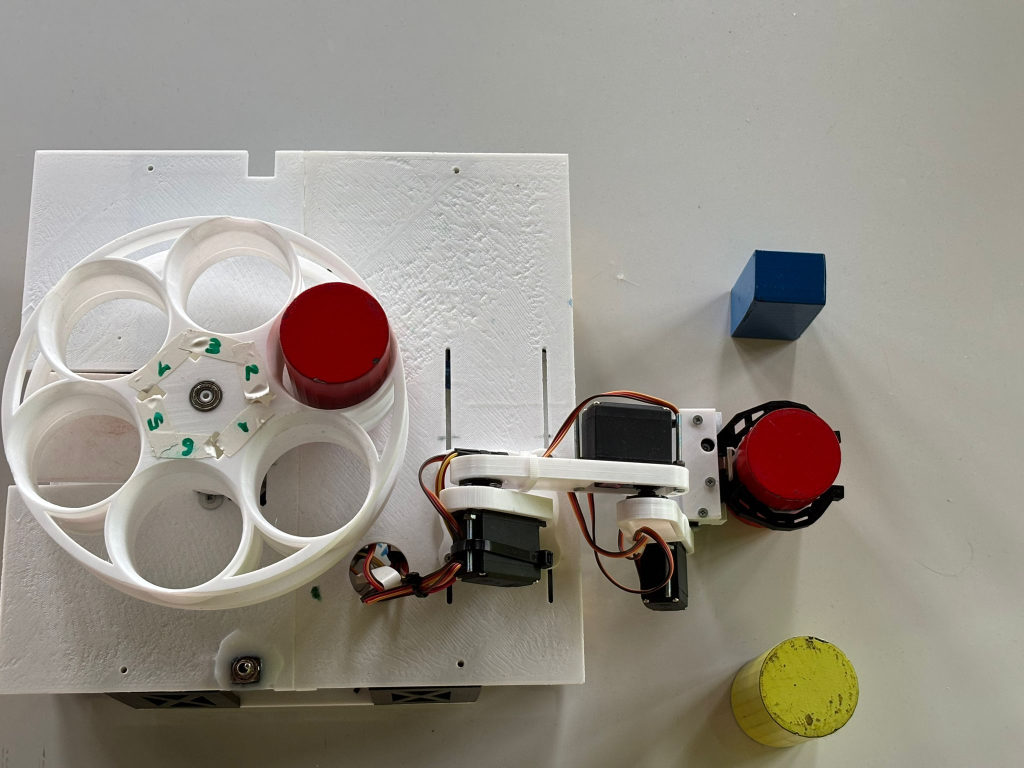
#> input picture WhatsApp Image 2025-05-22 at 16.19.58 (1).jpeg, 2048 x 1536 px, given in place of the camera (shown at 1/2 size)
$ python RilevaColori_Taras_2_Paint.py
#> lines starting #> are read from the running program, lines starting #| are printed output that depends on the picture; after the words box and inside, x2 and y2 are one past the last pixel; in counts of white or black regions, pixels touching at a corner belong together
#> further down, prev_frame is the input picture: shape (1536, 2048, 3); mean B, G, R 136.2, 145.5, 151
# FUNZIONA SOLO SUL PC

import cv2
import numpy as np

def map_to_defined_colors(hsv_frame):
    """
    Efficiently map the HSV frame to defined colors based on hue, saturation, and value using vectorized operations.
    """
    # Create an output frame initialized to black
    mapped_frame = np.zeros_like(hsv_frame)

    # Extract the HSV channels
    hue = hsv_frame[:, :, 0]
    sat = hsv_frame[:, :, 1]
    val = hsv_frame[:, :, 2]

    # Apply the conditions for each color
    # BLACK
    black_mask = val < 50
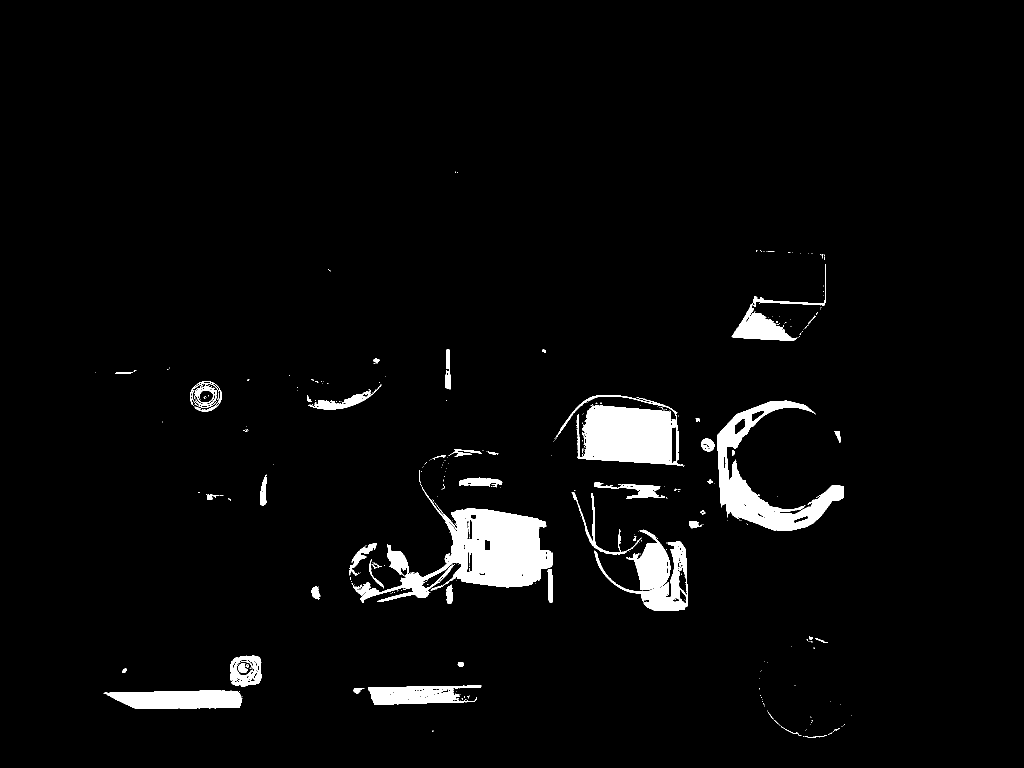
#> black_mask: shape (1536, 2048) bool (shown at 1/2 size); 3.7% white; 337 white regions (279 under 20 px), largest, box (x1, y1, x2, y2) and area: (703, 973, 1106, 1206) 30639, (1116, 790, 1369, 933) 20207, (1434, 801, 1688, 1062) 18005
    mapped_frame[black_mask] = [0, 0, 0]

    # WHITE (Only very light values with low saturation)
    white_mask = (sat < 30) & (val >= 200)
#> white_mask: shape (1536, 2048) bool; 10.1% white; 4399 white regions (3931 under 20 px), largest, box (x1, y1, x2, y2) and area: (0, 300, 1378, 1233) 253568, (180, 598, 334, 669) 4657, (1093, 609, 1151, 895) 4372
    mapped_frame[white_mask] = [0, 0, 255]

    # GREY (Low saturation, moderate value)
    grey_mask = (sat < 30) & (val >= 50) & (val < 200)
#> grey_mask: shape (1536, 2048) bool; 54.1% white; 4883 black regions (4377 under 20 px), largest, box (x1, y1, x2, y2) and area: (0, 300, 1856, 1536) 1381100, (180, 598, 334, 669) 4657, (379, 761, 445, 824) 2580
    mapped_frame[grey_mask] = [0, 0, 128]

    # RED
    red_mask = ((hue > 160) | (hue <= 10)) & (sat >= 30) & (val >= 50)
#> red_mask: shape (1536, 2048) bool; 3.4% white; 348 white regions (289 under 20 px), largest, box (x1, y1, x2, y2) and area: (524, 564, 796, 824) 51842, (1458, 815, 1685, 1028) 33093, (112, 864, 240, 928) 3811
    mapped_frame[red_mask] = [0, 255, 255]

    # PINK
    pink_mask = ((hue > 160) | (hue <= 10)) & (sat >= 30) & (sat < 167) & (val >= 50)
#> pink_mask: shape (1536, 2048) bool; 0.86% white; 483 white regions (398 under 20 px), largest, box (x1, y1, x2, y2) and area: (524, 564, 796, 824) 11657, (112, 864, 240, 928) 3811, (222, 848, 268, 871) 714
    mapped_frame[pink_mask] = [170, 50, 255]

    # ORANGE
    orange_mask = (hue > 10) & (hue <= 22) & (sat >= 30) & (val >= 50)
#> orange_mask: shape (1536, 2048) bool; 20.4% white; 1272 white regions (1088 under 20 px), largest, box (x1, y1, x2, y2) and area: (0, 950, 1521, 1536) 436791, (1440, 676, 1776, 1200) 48043, (438, 674, 752, 1074) 41891
    mapped_frame[orange_mask] = [15, 255, 255]

    # YELLOW
    yellow_mask = (hue > 22) & (hue <= 35) & (sat >= 30) & (val >= 50)
#> yellow_mask: shape (1536, 2048) bool; 7.4% white; 1063 white regions (823 under 20 px), largest, box (x1, y1, x2, y2) and area: (1280, 1011, 1856, 1536) 164359, (799, 1232, 1056, 1366) 11766, (442, 1264, 608, 1390) 7178
    mapped_frame[yellow_mask] = [30, 255, 255]

    # GREEN
    green_mask = (hue > 35) & (hue <= 75) & (sat >= 30) & (val >= 50)
#> green_mask: shape (1536, 2048) bool; 0.05% white in thin lines or dots, all inside (x1, y1, x2, y2) = (288, 650, 1711, 1471)
    mapped_frame[green_mask] = [60, 255, 255]

    # BLUE
    blue_mask = (hue > 75) & (hue <= 100) & (sat >= 30) & (val >= 50)
#> blue_mask: shape (1536, 2048) bool; 0.13% white; 66 white regions (49 under 20 px), largest, box (x1, y1, x2, y2) and area: (360, 877, 391, 915) 780, (294, 824, 328, 862) 761, (412, 676, 442, 708) 643
    mapped_frame[blue_mask] = [90, 255, 255]

    # PURPLE (Only when saturation is high and hue is in purple range)
    purple_mask = (hue > 100) & (hue <= 135) & (sat >= 100) & (val >= 50)
#> purple_mask: shape (1536, 2048) bool; 0.52% white; 36 white regions (30 under 20 px), largest, box (x1, y1, x2, y2) and area: (1506, 500, 1651, 607) 13795, (1461, 571, 1505, 669) 2434, (768, 1097, 776, 1109) 64, (1497, 522, 1504, 532) 33, (1479, 557, 1485, 566) 27, (1578, 672, 1589, 676) 21
    mapped_frame[purple_mask] = [135, 255, 255]

    return mapped_frame

def create_motion_mask(prev_frame, curr_frame):
    """
    Create a mask that highlights areas of motion by comparing the previous and current frames.
    """
    # Convert frames to grayscale
    prev_gray = cv2.cvtColor(prev_frame, cv2.COLOR_BGR2GRAY)
    curr_gray = cv2.cvtColor(curr_frame, cv2.COLOR_BGR2GRAY)

    # Compute absolute difference between current and previous frame
    diff_frame = cv2.absdiff(prev_gray, curr_gray)

    # Threshold the difference to create a binary motion mask
    _, motion_mask = cv2.threshold(diff_frame, 50, 255, cv2.THRESH_BINARY)

    return motion_mask

def reduce_noise(frame):
    """
    Apply Gaussian Blur to reduce noise in static regions.
    """
    return cv2.GaussianBlur(frame, (5, 5), 0)

# Main loop for capturing and processing frames
cap = cv2.VideoCapture(0)
cap.set(cv2.CAP_PROP_FRAME_WIDTH, 1920)
cap.set(cv2.CAP_PROP_FRAME_HEIGHT, 1080)

# Initialize previous frame for motion detection
_, prev_frame = cap.read()

while True:
    _, curr_frame = cap.read()

    # Create motion mask from previous and current frame
    motion_mask = create_motion_mask(prev_frame, curr_frame)

    # Convert current frame to HSV
    hsv_frame = cv2.cvtColor(curr_frame, cv2.COLOR_BGR2HSV)

    # Map each pixel to the defined color
    mapped_hsv_frame = map_to_defined_colors(hsv_frame)
#> mapped_hsv_frame: shape (1536, 2048, 3); mean H, S, V 7.6, 79.6, 176.3

    # For static regions (motion_mask == 0), apply noise reduction
    static_regions = (motion_mask == 0)
#> static_regions: shape (1536, 2048) bool; every value is 1

    # Apply noise reduction (Gaussian Blur) only in static regions
    smoothed_frame = reduce_noise(mapped_hsv_frame)
#> in reduce_noise, `return cv2.GaussianBlur(frame, (5, 5), 0)`:
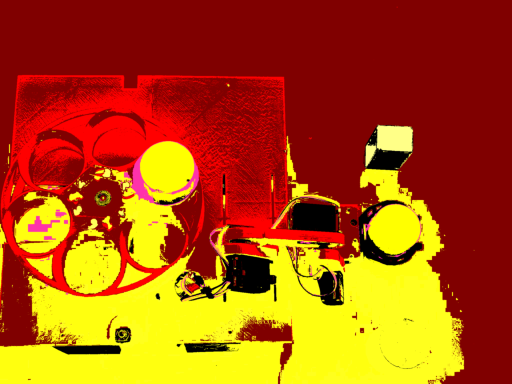
#> returned value: shape (1536, 2048, 3) (shown at 1/4 size); mean of channels 0, 1, 2 7.6, 79.6, 176.3; drawn as B, G, R

    # Keep the color from the current mapped frame in static regions
    mapped_hsv_frame[static_regions] = smoothed_frame[static_regions]

    # Convert the final frame back to BGR for display
    smoothed_bgr_frame = cv2.cvtColor(mapped_hsv_frame, cv2.COLOR_HSV2BGR)
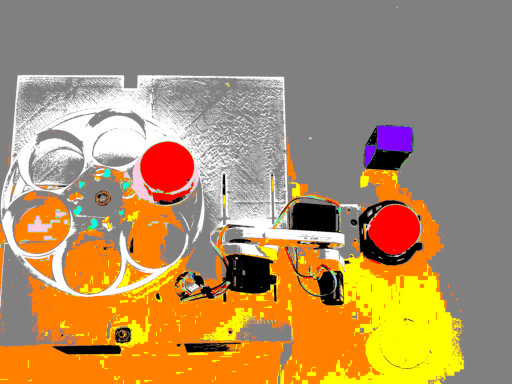
#> smoothed_bgr_frame: shape (1536, 2048, 3) (shown at 1/4 size); mean B, G, R 99.8, 142.4, 174.6

    # Mirror the image horizontally
    mirrored_frame = cv2.flip(smoothed_bgr_frame, 1)
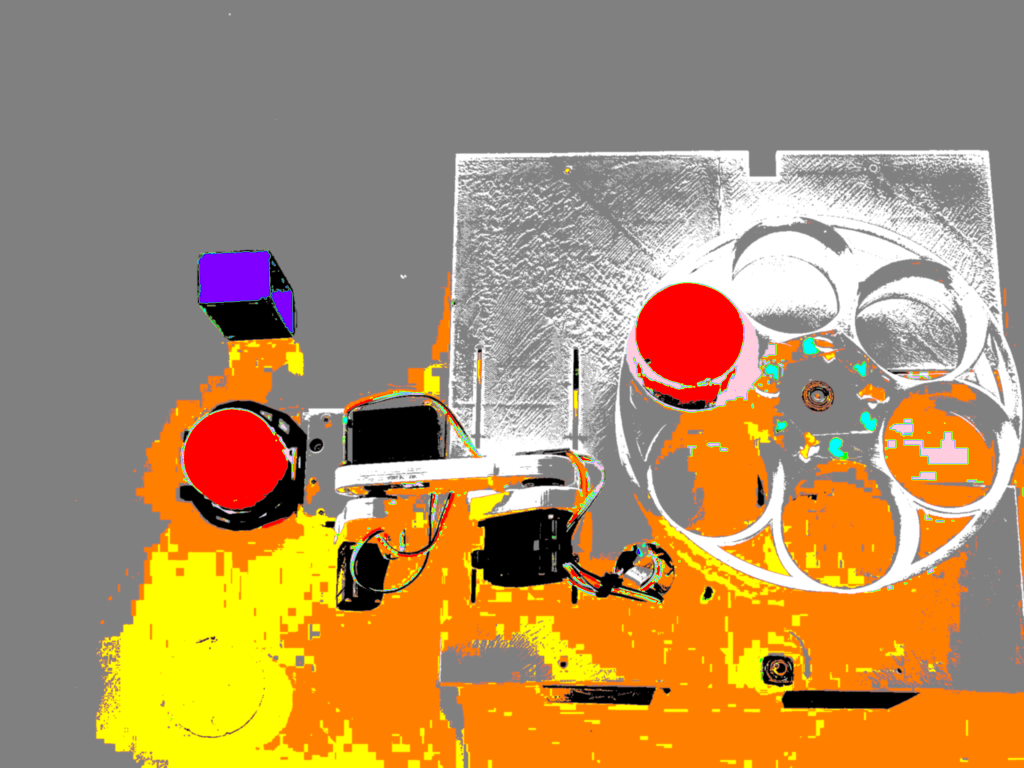
#> mirrored_frame: shape (1536, 2048, 3) (shown at 1/2 size); mean B, G, R 99.8, 142.4, 174.6

    # Show the final mirrored frame
    cv2.imshow("Mirrored Frame with Motion Detection and Noise Reduction", mirrored_frame)

    # Update the previous frame
    prev_frame = curr_frame

    if cv2.waitKey(10) & 0xFF == ord('q'):
#> (key q is pressed here)
       cap.release()
       cv2.destroyAllWindows()
       break

cap.release()
cv2.destroyAllWindows()

$ run again, on WhatsApp Image 2025-05-22 at 16.19.58.jpeg
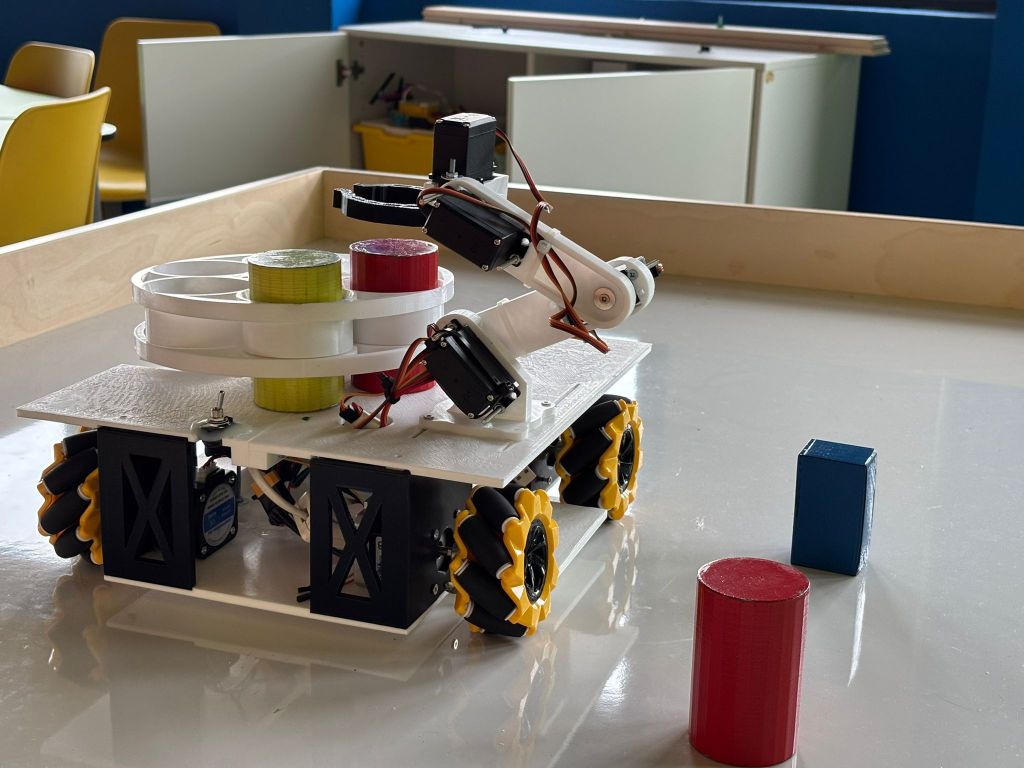
#> input picture WhatsApp Image 2025-05-22 at 16.19.58.jpeg, 2048 x 1536 px, given in place of the camera (shown at 1/2 size)
#> prev_frame is the input picture: shape (1536, 2048, 3); mean B, G, R 109.2, 117.9, 125
#> diff_frame: shape (1536, 2048); every value is 0
#> hsv_frame: shape (1536, 2048, 3); mean H, S, V 54, 74.3, 131.1
#> in map_to_defined_colors, `black_mask = val < 50`:
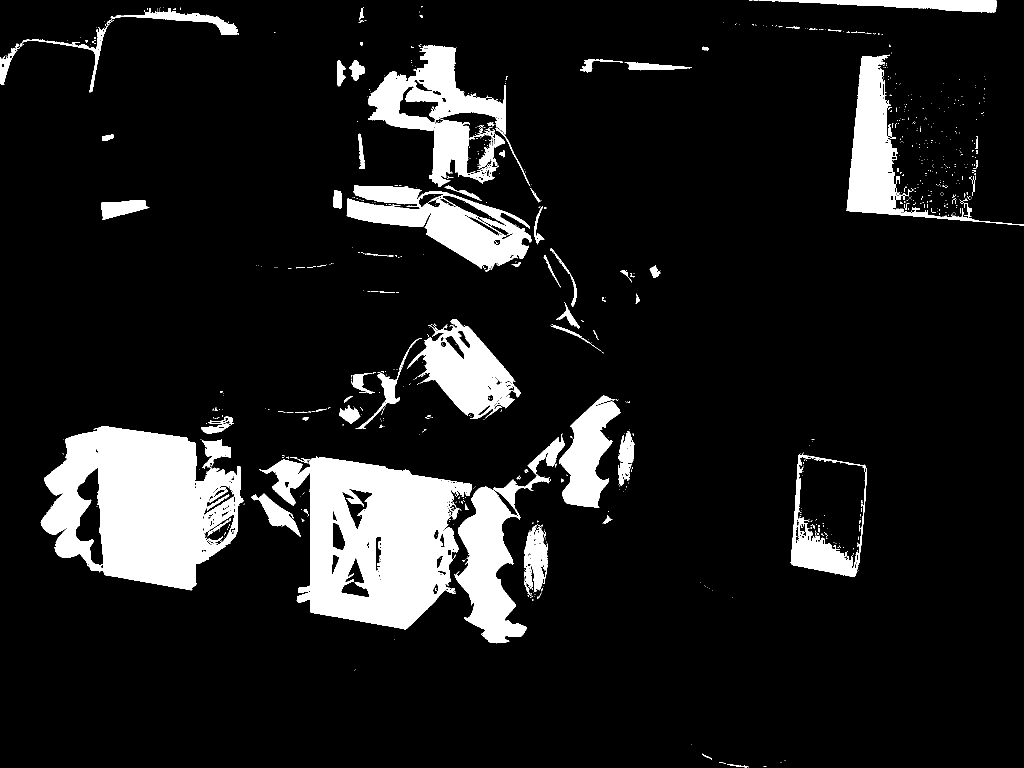
#> black_mask: shape (1536, 2048) bool (shown at 1/2 size); 11.5% white; 845 white regions (744 under 20 px), largest, box (x1, y1, x2, y2) and area: (81, 852, 488, 1181) 84285, (518, 913, 944, 1259) 83138, (736, 90, 1012, 374) 30367
#> white_mask: shape (1536, 2048) bool; 4.9% white; 1709 white regions (1527 under 20 px), largest, box (x1, y1, x2, y2) and area: (1004, 658, 1305, 976) 30550, (0, 839, 145, 1135) 25549, (695, 45, 1352, 111) 14715
#> grey_mask: shape (1536, 2048) bool; 36.1% white; 2171 white regions (1898 under 20 px), largest, box (x1, y1, x2, y2) and area: (208, 462, 2048, 1536) 727313, (282, 19, 1642, 419) 123414, (1014, 128, 1511, 409) 112652
#> red_mask: shape (1536, 2048) bool; 4.6% white; 942 white regions (808 under 20 px), largest, box (x1, y1, x2, y2) and area: (1328, 1114, 1621, 1536) 91160, (694, 476, 885, 589) 16975, (692, 675, 876, 799) 7347
#> pink_mask: shape (1536, 2048) bool; 1.6% white; 1219 white regions (1061 under 20 px), largest, box (x1, y1, x2, y2) and area: (1328, 1114, 1621, 1525) 17511, (694, 476, 885, 589) 5713, (522, 1056, 619, 1152) 3459
#> orange_mask: shape (1536, 2048) bool; 31.9% white; 788 white regions (670 under 20 px), largest, box (x1, y1, x2, y2) and area: (0, 588, 1040, 1536) 412627, (1076, 381, 2048, 666) 172902, (0, 339, 1260, 848) 158438
#> yellow_mask: shape (1536, 2048) bool; 2.6% white; 1033 white regions (852 under 20 px), largest, box (x1, y1, x2, y2) and area: (494, 497, 704, 639) 16117, (416, 61, 709, 378) 15172, (502, 752, 690, 826) 11252
#> green_mask: shape (1536, 2048) bool; 0.8% white; 247 white regions (215 under 20 px), largest, box (x1, y1, x2, y2) and area: (1616, 109, 1718, 423) 22160, (991, 311, 1012, 348) 539, (1065, 145, 1150, 151) 217
#> blue_mask: shape (1536, 2048) bool; 0.22% white; 370 white regions (312 under 20 px), largest, box (x1, y1, x2, y2) and area: (1699, 112, 1725, 355) 686, (443, 64, 592, 73) 571, (1759, 25, 1919, 37) 496
#> purple_mask: shape (1536, 2048) bool; 6.8% white; 164 white regions (146 under 20 px), largest, box (x1, y1, x2, y2) and area: (0, 0, 2048, 449) 189121, (1593, 880, 1747, 1145) 24835, (1599, 1048, 1613, 1076) 200
#> mapped_hsv_frame: shape (1536, 2048, 3); mean H, S, V 18.2, 116.6, 178.7
#> static_regions: shape (1536, 2048) bool; every value is 1
#> `mirrored_frame = cv2.flip(smoothed_bgr_frame, 1)`:
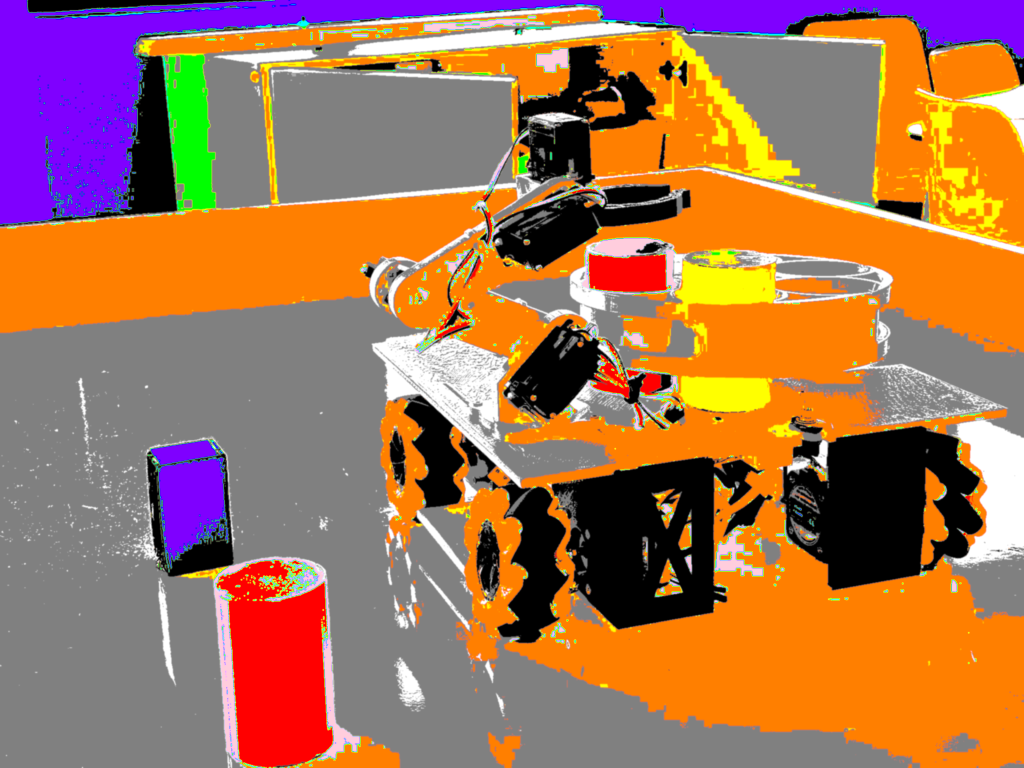
#> mirrored_frame: shape (1536, 2048, 3) (shown at 1/2 size); mean B, G, R 81.8, 113.6, 166.1
